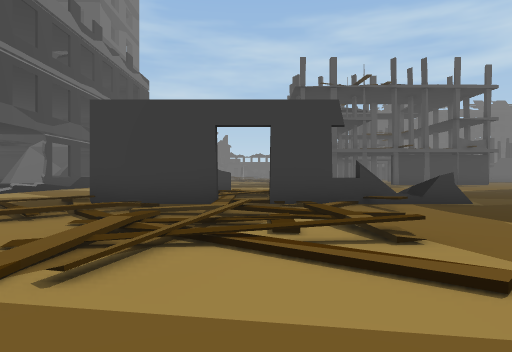
[1] (above)

24 first-person views from a walk through a Unity game level. The camera is 1.2 m above the floor, looks level and sees 75° across. The floor is counted in squares, 2 m on a side. Each view is taken from the middle of a square. On the plan, view 1 faces up. The plan holds only what a view shows up to about 10 squares ahead; the rest is blank. The place goes on beyond the plan. The player character is not drawn. Some animated figures are not drawn.

[2]
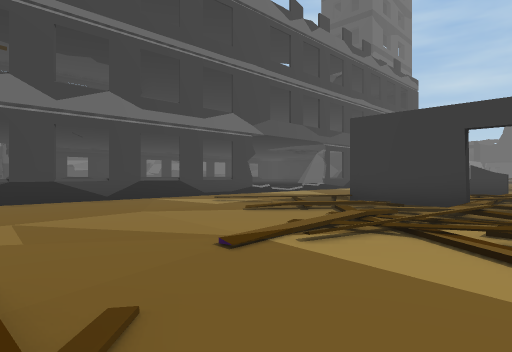

[3]
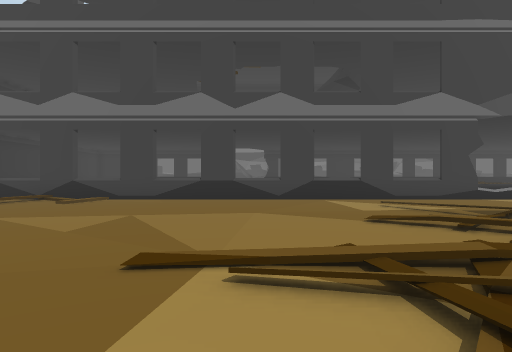

[4]
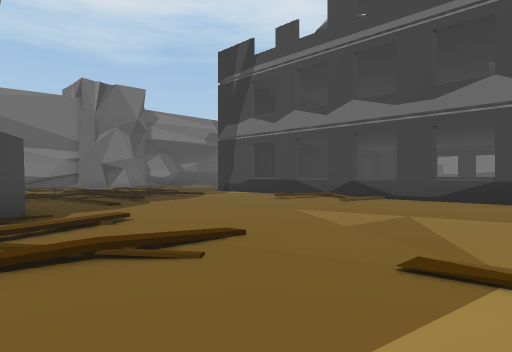

[5]
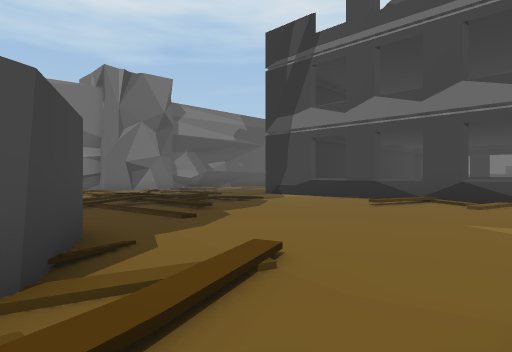

[6]
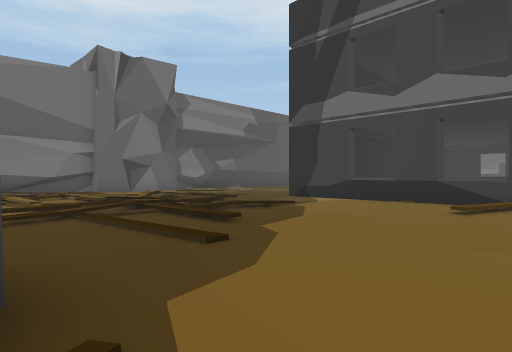

[7]
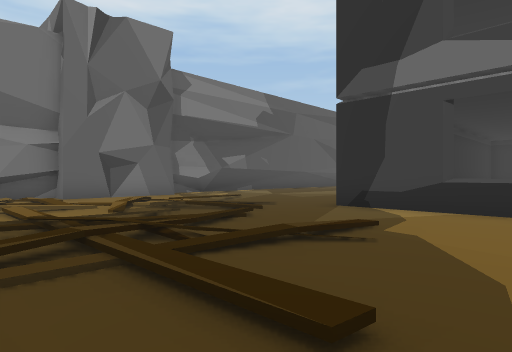

[8]
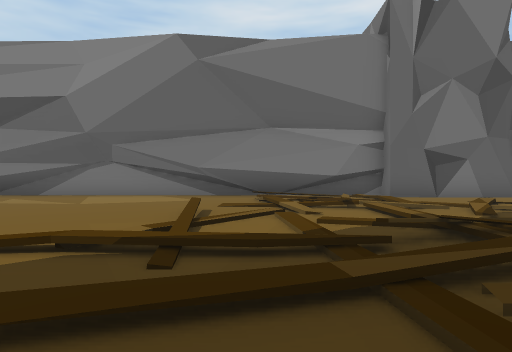

[9]
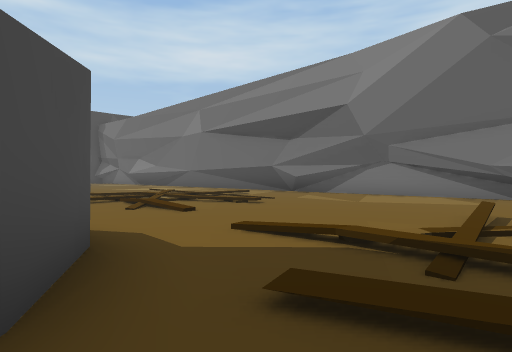

[10]
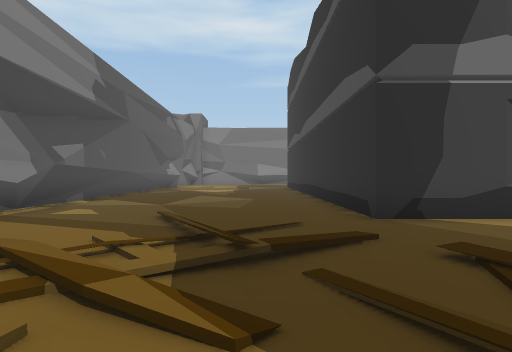

[11]
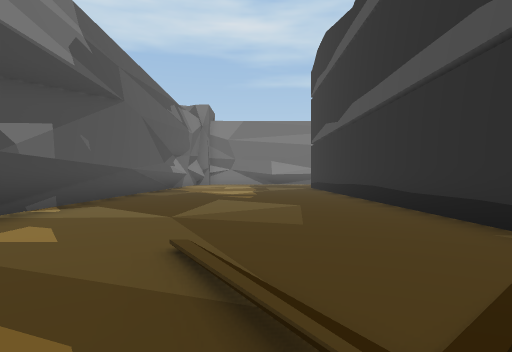

[12]
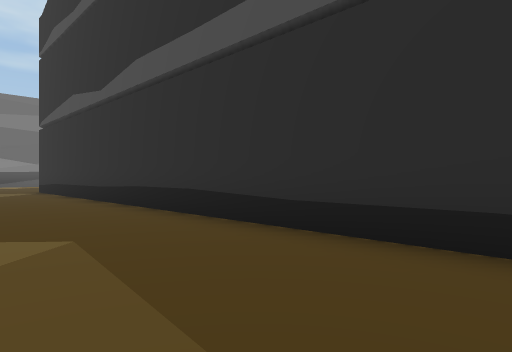

[13]
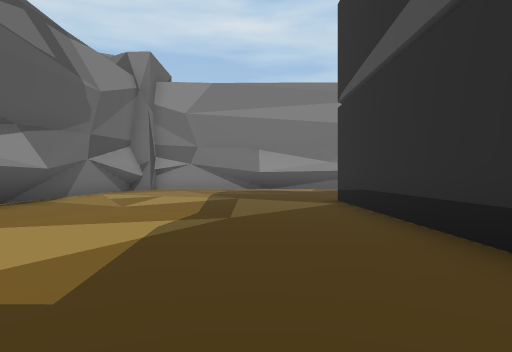

[14]
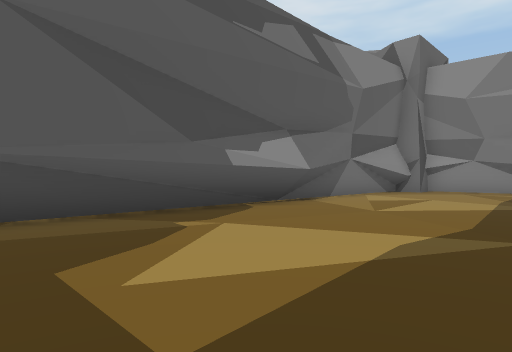

[15]
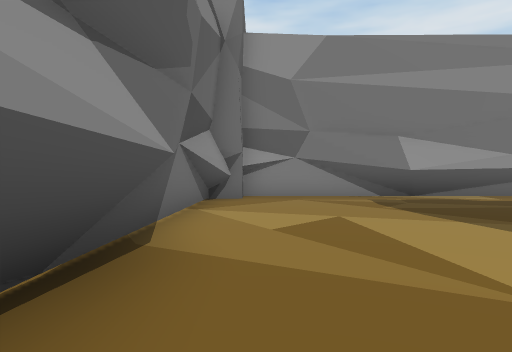

[16]
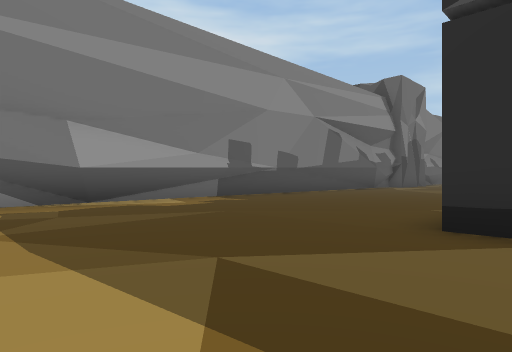

[17]
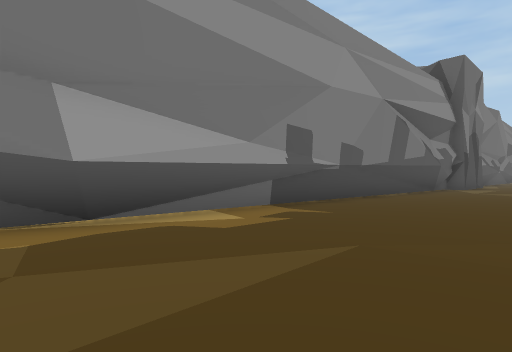

[18]
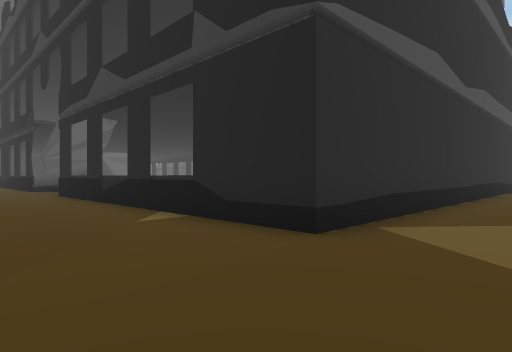

[19]
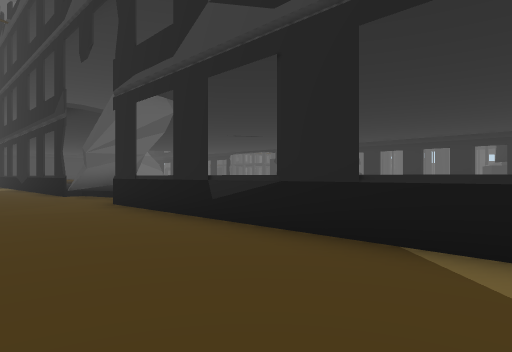

[20]
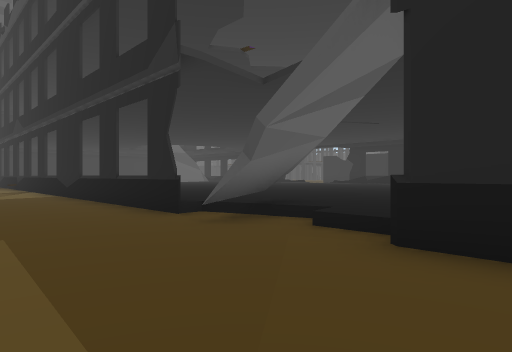

[21]
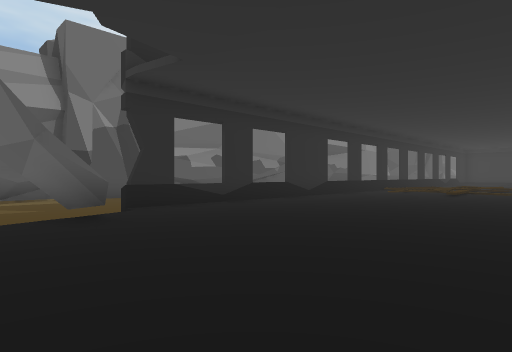

[22]
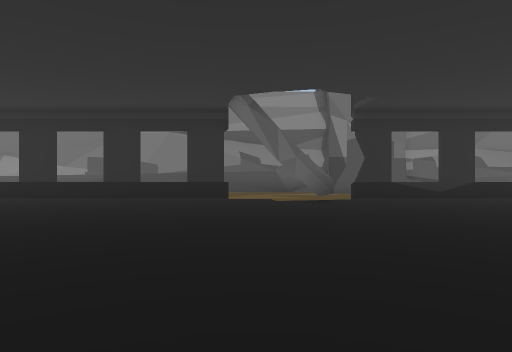

[23]
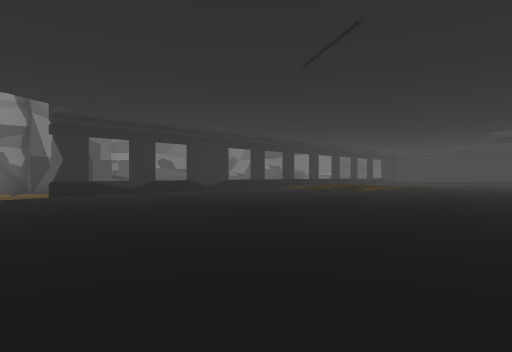

[24]
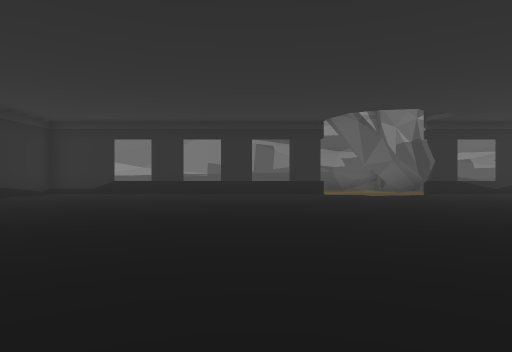

### Floor plan
Key: @ floor where view 1 was taken; # wall or solid block; x gap in a wall; . main floor; : floor 0.25 m higher than the main floor; / step, stairs or slope; = window, fence, low wall or low ledge; O other object.
Columns run from 31 left of view 1 to 7 right of it. Each row starts with its distance up from view 1.
 11           /:   ::
 10          :::: ::::      ..    //
  9       .#::::::::::    :....   //
  8      ..#::::::::::    #....   //    ..
  7      ..=::::::::::    =..../###/##x=.
  6      ..#::::::::::    #.../////./....
  5      ..#::::::::::    #.././//////..
  4    ....=:::::::::::   =..../..///..
  3   .....#:::::::::::   #......////..
  2  #...../O::::::::::   =......././.
  1    ....OO::::::::::   #..........
  0     ....:::::::::::   =........@.
 -1    ....#:::::::::     #.......///
 -2   .....#::::::::::    #........./
 -3 #......#:::::::::::   #//.....//#
 -4 #......#::::::::::    #//......##
 -5 #......=:::::::::     =........#
 -6 #......#::::::::      #........
 -7 #......=::::::        =...../...##
 -8 #......#:::::         #..////../.#
 -9 ##.....#:::           #....////.......
-10 ##.....################../////////.////
-11 ##.....................././//../.....//
-12 ##......................./..////...////
-13 #......................///////./.....//
-14 #.......................././/./.......
-15 #..........................//./......
-16 #........................../..........
-17 ####..#################################

Positions as (right, up) in squares from view 1, and headings:
1: (0, 0), facing up
2: (1, -1), facing up-left
3: (1, 2), facing left
4: (1, 2), facing down-left
5: (1, -1), facing down-left
6: (0, -3), facing down-left
7: (-2, -6), facing down-left
8: (-1, -7), facing down
9: (-1, -7), facing down-right
10: (-3, -12), facing left
11: (-6, -13), facing left
12: (-10, -13), facing up-left
13: (-16, -12), facing left
14: (-17, -12), facing down-left
15: (-21, -16), facing left
16: (-23, -14), facing up-left
17: (-26, -13), facing up-left
18: (-27, -12), facing up-right
19: (-27, -8), facing up-right
20: (-27, -2), facing up-right
21: (-18, 0), facing up-left
22: (-15, 0), facing left
23: (-13, 0), facing up-left
24: (-13, -3), facing left
